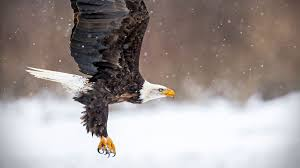
#> input picture Images/baldeagle.jpg, 300 x 168 px
$ python bitwiseops.py --image Images/baldeagle.jpg
#> lines starting #> are read from the running program, lines starting #| are printed output that depends on the picture
import cv2
import argparse
import numpy as np

ap = argparse.ArgumentParser()
ap.add_argument("-1","--image",required = True,help = "input path to image file")
args = vars(ap.parse_args())


image = cv2.imread(args["image"])
#> image is the input picture: shape (168, 300, 3); mean B, G, R 149.8, 151.9, 160.8
cv2.imshow("original", image)

rectangle = np.zeros((300,300,3), dtype="uint8")
cv2.rectangle(rectangle, (25,25), (275,275), (0,0,255), -1)
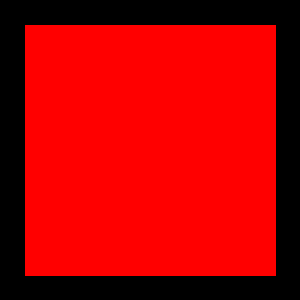
#> rectangle: shape (300, 300, 3); mean of channels 0, 1, 2 0, 0, 178.5; drawn as B, G, R

# all per-pixel
#> (the run stopped early here; a loop or call above may not have finished)
